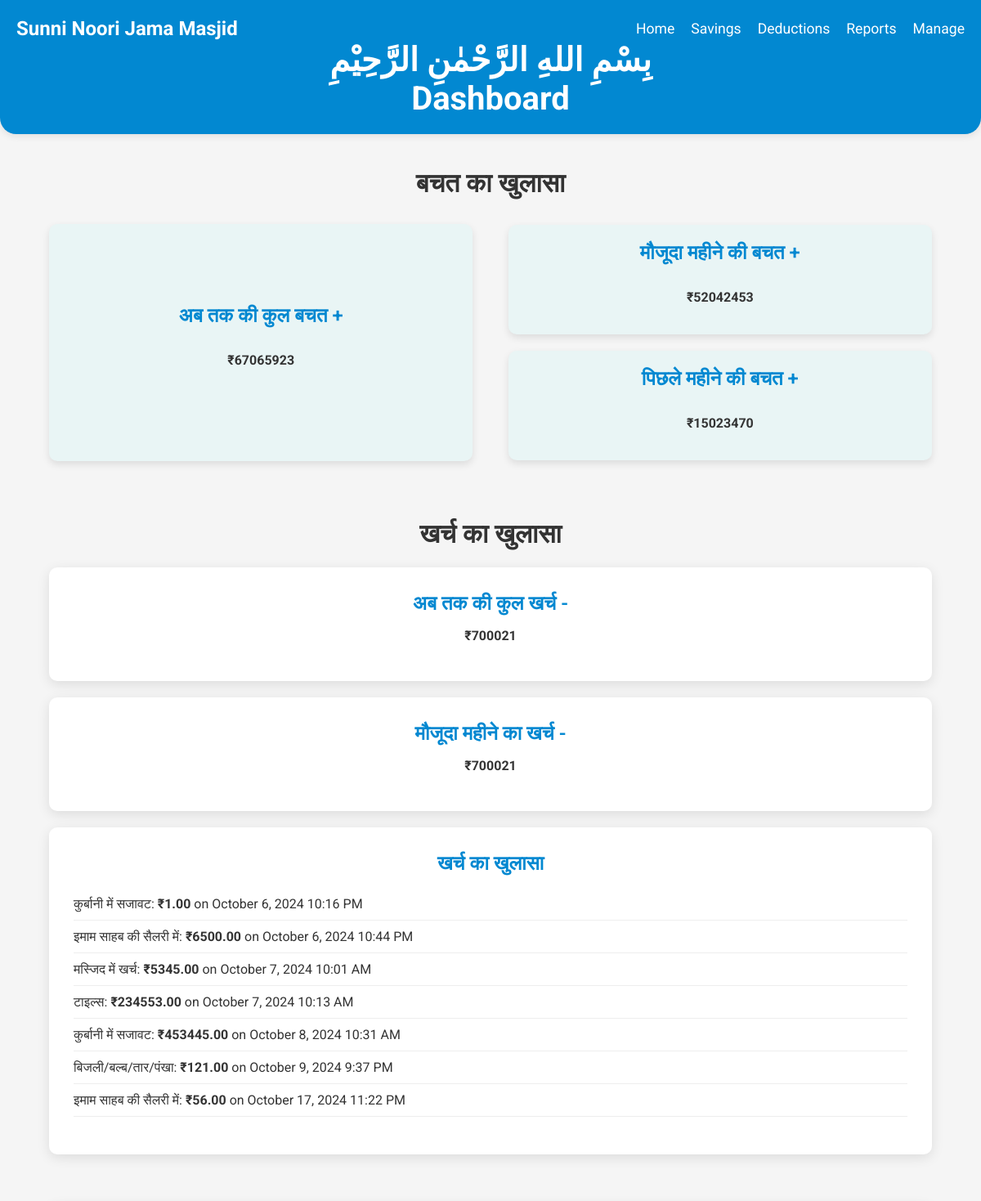
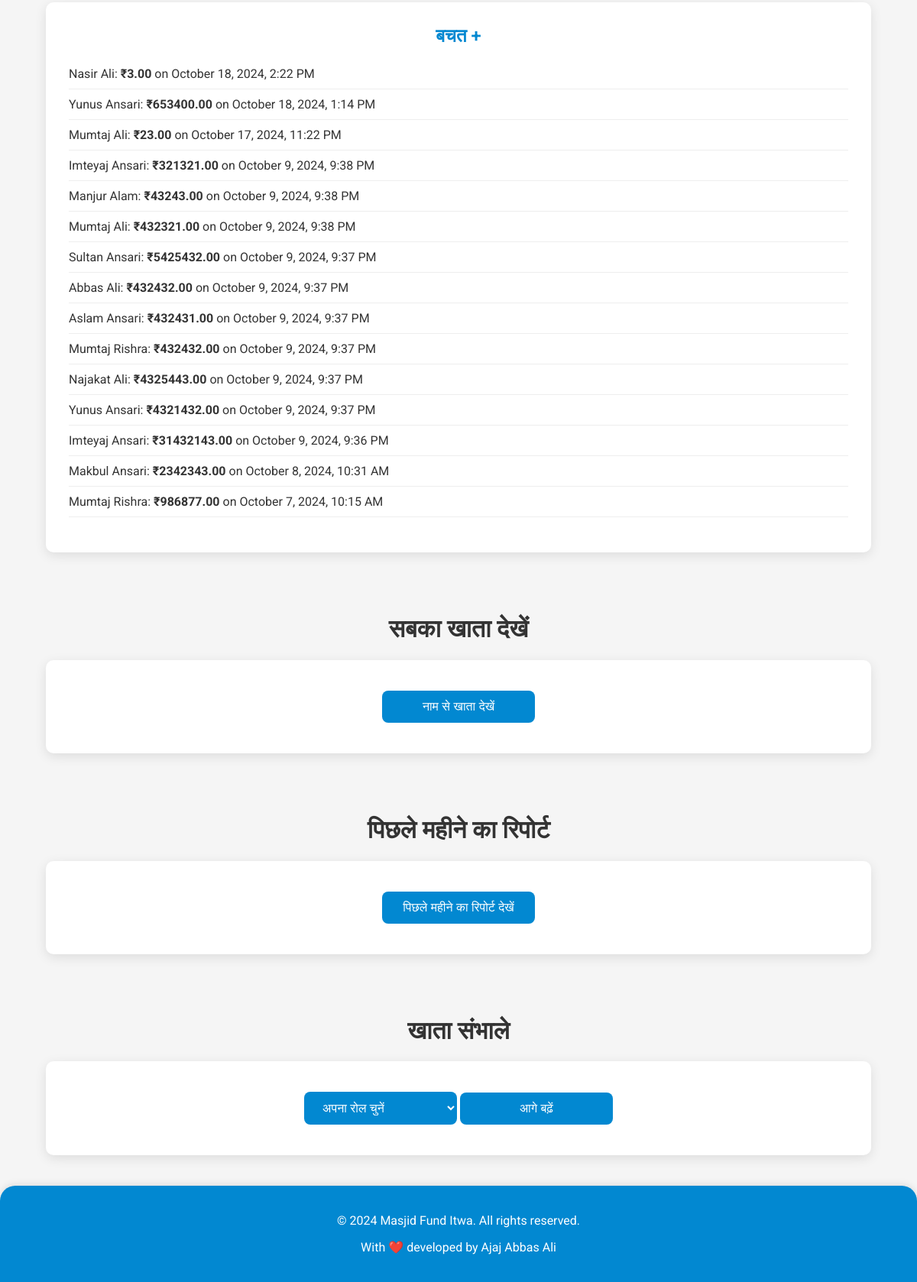
/home/, run on the app's committed database (2 pictures, top to bottom).
### community_fund/models.py (models this page shows, shortened)
class Deduction(models.Model):
    CATEGORY_CHOICES = [
        ('इमाम साहब की सैलरी में', 'इमाम साहब की सैलरी में'),
        ('मस्जिद में खर्च', 'मस्जिद में खर्च'),
        ('बिजली/बल्ब/तार/पंखा', 'बिजली/बल्ब/तार/पंखा'),
        ('साउंड सिस्टम', 'साउंड सिस्टम'),
        ('ईद में सजावट', 'ईद में सजावट'),
        ('कुर्बानी में सजावट', 'कुर्बानी में सजावट'),
        ('चापाकल', 'चापाकल'),
        ('वाइपर खरीदने में', 'वाइपर खरीदने में'),
        ('झाड़ू', 'झाड़ू'),
        ('ताला/चाबी', 'ताला/चाबी'),
        ('लोटा', 'लोटा'),
        ('पेंटिंग', 'पेंटिंग'),
        ('ईंट', 'ईंट'),
        ('गिट्टी', 'गिट्टी'),
        ('बालू', 'बालू'),
        ('सीमेंट', 'सीमेंट'),
        ('छड़', 'छड़'),
        ('मिस्त्री/लेबर', 'मिस्त्री/लेबर'),
        ('टाइल्स', 'टाइल्स'),
    ]
    category = models.CharField(max_length=30, choices=CATEGORY_CHOICES)
    amount = models.DecimalField(max_digits=10, decimal_places=2)
    date = models.DateTimeField(default=timezone.now)

class Transaction(models.Model):
    user = models.ForeignKey(User, on_delete=models.CASCADE)
    amount = models.DecimalField(max_digits=10, decimal_places=2)
    date = models.DateTimeField(default=timezone.now)

class User(models.Model):
    name = models.CharField(max_length=100)
    joined_date = models.DateTimeField(default=timezone.now)
    is_active = models.BooleanField(default=True)

### community_fund/views.py (the view)
# urls.py: path('home/', views.home, name='home'),
def home(request):
    now = timezone.now()
    total_savings = Transaction.objects.aggregate(total=Sum('amount'))['total'] or 0
    current_month_deductions = Deduction.objects.filter(
        date__year=now.year,
        date__month=now.month
    ).aggregate(total=Sum('amount'))['total'] or 0
    total_deductions = Deduction.objects.aggregate(total=Sum('amount'))['total'] or 0
    net_total_savings = total_savings - total_deductions
    current_month_savings = Transaction.objects.filter(
        date__year=now.year,
        date__month=now.month
    ).aggregate(total=Sum('amount'))['total'] or 0
    now = timezone.now()
    current_month = now.month
    current_year = now.year
    first_day_of_current_month = datetime.date(current_year, current_month, 1)
    last_day_of_current_month = datetime.date(current_year, current_month, monthrange(current_year, current_month)[1])
    first_day_of_previous_month = datetime.date(current_year, current_month - 1, 1) if current_month > 1 else datetime.date(current_year - 1, 12, 1)
    last_day_of_previous_month = timezone.make_aware(datetime.datetime(current_year, current_month, 1) - datetime.timedelta(days=1))
    current_month_transactions = Transaction.objects.filter(date__range=[first_day_of_current_month, now])
    current_month_savings_after_deduction = current_month_savings - current_month_deductions
    recent_transactions = Transaction.objects.order_by('-date')[:15]
    previous_month_transactions = Transaction.objects.filter(date__range=[first_day_of_previous_month, last_day_of_previous_month])
    previous_month_deductions = Deduction.objects.filter(date__range=[first_day_of_previous_month, last_day_of_previous_month])
    total_income_previous = previous_month_transactions.aggregate(total=Sum('amount'))['total'] or 0
    total_deductions_previous = previous_month_deductions.aggregate(total=Sum('amount'))['total'] or 0
    total_savings_previous = total_income_previous - total_deductions_previous
    context = {
        'total_savings': net_total_savings,
        'current_month_savings': current_month_savings_after_deduction,
        'current_month_deductions': current_month_deductions,  # Current month deductions
        'total_deductions': total_deductions,  # Total deductions till now
        'recent_transactions': recent_transactions,
        'deductions': Deduction.objects.all(),  # Fetch all deductions to display in the template
        'total_savings_previous': total_savings_previous,
    }
    return render(request, 'home.html', context)

### community_fund/templates/home.html (shortened to what this page needs)
{% load static %}
<!DOCTYPE html>
<html lang="en">
<head>
</head>
<body>
    <header>
        <nav class="navbar">
            <div class="navbar-brand">Sunni Noori Jama Masjid</div>
            <div class="navbar-links" id="navbarLinks">
                <a href="{% url 'home' %}">Home</a>
                <a href="{% url 'home' %}">Savings</a>
                <a href="{% url 'home' %}">Deductions</a>
                <a href="{% url 'generate_user_report' %}">Reports</a>
                <a href="{% url 'add_transaction' %}">Manage</a>
            </div>
        </nav>
        <h1>بِسْمِ اللهِ الرَّحْمٰنِ الرَّحِيْمِ</h1>
        <h1>Dashboard</h1>
    </header>
    <div class="section">
        <h1>बचत का खुलासा</h1>
        <div class="savings-container">
            <div class="savings-right">
                <div class="savings-card" style="width: 100%; height: 94%;">
                    <h2>अब तक की कुल बचत +</h2>
                    <p><strong>₹{{ total_savings }}</strong></p>
                </div>
            </div>
            <div class="savings-left">
                <div class="savings-card">
                    <h2>मौजूदा महीने की बचत +</h2>
                    <p><strong>₹{{ current_month_savings }}</strong></p>
                </div>
                <div class="savings-card">
                    <h2>पिछले महीने की बचत +</h2>
                    <p><strong>₹{{ total_savings_previous }}</strong></p>
                </div>
            </div>
        </div>
    </div>
    <div class="section">
        <h1>खर्च का खुलासा</h1>
        <div class="card">
            <h2>अब तक की कुल खर्च -</h2>
            <p><strong>₹{{ total_deductions }}</strong></p>
        </div>
        <div class="card">
            <h2>मौजूदा महीने का खर्च -</h2>
            <p><strong>₹{{ current_month_deductions }}</strong></p>
        </div>
        <div class="card">
            <h2>खर्च का खुलासा</h2>
            {% if deductions %}
                <ul>
                    {% for deduction in deductions %}
                        <li>{{ deduction.category }}: <strong>₹{{ deduction.amount }}</strong> on {{ deduction.date|date:"F j, Y g:i A" }}</li>
                    {% endfor %}
                </ul>
            {% else %}
                <p>कोई कटौती दर्ज नहीं की गई है g</p>
            {% endif %}
        </div>
    </div>
    <div class="section">
        <div class="card">
            <h2>बचत +</h2>
            {% if recent_transactions %}
                <ul>
                    {% for transaction in recent_transactions %}
                        <li>{{ transaction.user.name }}: <strong>₹{{ transaction.amount }}</strong> on {{ transaction.date|date:"F j, Y, g:i A" }}</li>
                    {% endfor %}
                </ul>
            {% else %}
                <p>बचत दर्ज नहीं कराई गई है</p>
            {% endif %}
        </div>
    </div>
    <div class="section">
        <h1>सबका खाता देखें</h1>
        <div class="card">
            <a href="{% url 'generate_user_report' %}">
                <button class="button" type="button">नाम से खाता देखें</button>
            </a>
        </div>
    </div>
    <div class="section">
        <h1>पिछले महीने का रिपोर्ट</h1>
        <div class="card">
            <a href="{% url 'monthwise_report' %}">
                <button class="utton" type="button">पिछले महीने का रिपोर्ट देखें</button>
            </a>
        </div>
    </div>
    <div class="section">
        <h1>खाता संभाले</h1>
        <div class="card">
            <select id="userRoleDropdown" class="button">
                <option value="">अपना रोल चुनें</option>
            </select>
            <button class="button" type="button" onclick="redirectBasedOnRole()">आगे बढ़ें</button>
        </div>
    </div>
    <footer>
        <p>© 2024 Masjid Fund Itwa. All rights reserved.</p>
        <p>With ❤️ developed by Ajaj Abbas Ali</p>
    </footer>
</body>
</html>

### community_fund/templates/home.html (style rules this page uses)
* { box-sizing: border-box; }
body, html { margin: 0; padding: 0; }
body { font-family: 'Roboto', sans-serif; background: #f5f5f5; margin: 0; padding: 0; color: #333; display: flex; flex-direction: column; align-items: center; min-height: 100vh; }
header { background: #0288d1; color: white; width: 100%; text-align: center; padding: 20px 0; border-radius: 0 0 20px 20px; box-shadow: 0 2px 10px rgba(0, 0, 0, 0.1); margin: 0; }
header h1 { margin: 0; font-size: 2.5em; }
.section { display: flex; flex-direction: column; align-items: center; width: 90%; max-width: 1200px; margin: 20px 0; }
.savings-container { display: flex; justify-content: space-between; width: 100%; }
.savings-left { display: flex; flex-direction: column; width: 48%; justify-content: space-between; }
.savings-right { width: 48%; display: flex; align-items: center; }
.savings-left .savings-card { height: 50%; }
.savings-card { background: #e9f5f5; border-radius: 10px; padding: 20px; box-shadow: 0 4px 10px rgba(0, 0, 0, 0.1); margin: 10px 0; text-align: center; transition: transform 0.3s ease; display: flex; flex-direction: column; justify-content: center; }
h2 { color: #0288d1; margin: 0 0 15px; font-weight: 600; }
strong { color: #333; }
.card { background: white; border-radius: 10px; padding: 30px; box-shadow: 0 4px 15px rgba(0, 0, 0, 0.1); width: 100%; text-align: center; margin-bottom: 20px; transition: transform 0.3s ease; }
ul { list-style: none; padding: 0; text-align: left; }
li { padding: 10px 0; border-bottom: 1px solid #eee; }
.button { background: #0288d1; color: white; padding: 12px 20px; border: none; border-radius: 8px; font-size: 16px; cursor: pointer; margin: 10px 0; transition: background 0.3s, transform 0.3s; width: 100%; max-width: 200px; }
.utton { background: #0288d1; color: white; padding: 12px 20px; border: none; border-radius: 8px; font-size: 16px; cursor: pointer; margin: 10px 0; transition: background 0.3s, transform 0.3s; width: 100%; max-width: 200px; }
footer { margin-top: auto; padding: 20px; text-align: center; background-color: #0288d1; color: white; width: 100%; border-radius: 20px 20px 0 0; box-shadow: 0 -2px 10px rgba(0, 0, 0, 0.1); }
.navbar { display: flex; justify-content: space-between; align-items: center; width: 100%; background: #0288d1; padding: 1px 20px; position: relative; }
.navbar-brand { color: white; font-size: 1.5em; font-weight: bold; }
.navbar-links { display: flex; gap: 20px; }
.navbar-links a { color: white; text-decoration: none; font-size: 1.1em; }

### data on the page
Deduction: category "कुर्बानी में सजावट", amount "1.00", date "October 6, 2024 10:16 PM"
Deduction: category "इमाम साहब की सैलरी में", amount "6500.00", date "October 6, 2024 10:44 PM"
Deduction: category "मस्जिद में खर्च", amount "5345.00", date "October 7, 2024 10:01 AM"
Deduction: category "टाइल्स", amount "234553.00", date "October 7, 2024 10:13 AM"
Deduction: category "कुर्बानी में सजावट", amount "453445.00", date "October 8, 2024 10:31 AM"
Deduction: category "बिजली/बल्ब/तार/पंखा", amount "121.00", date "October 9, 2024 9:37 PM"
Deduction: category "इमाम साहब की सैलरी में", amount "56.00", date "October 17, 2024 11:22 PM"

### other printed values
{{ total_savings }} "67065923"
{{ current_month_savings }} "52042453"
{{ total_savings_previous }} "15023470"
{{ total_deductions }} "700021"
{{ current_month_deductions }} "700021"
